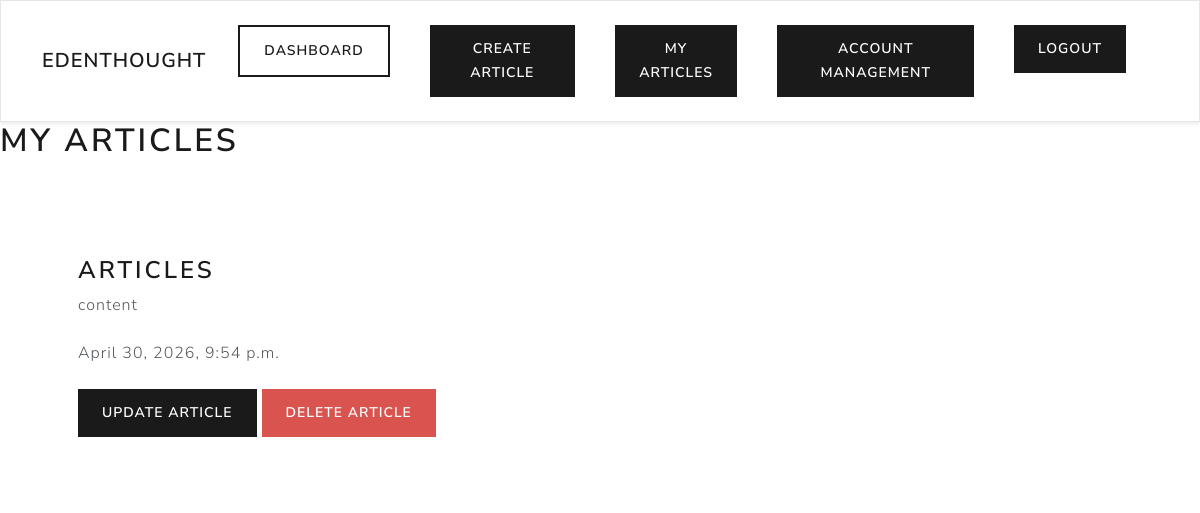
Screenshot of /writer/my-articles/ (signed in) with the database file from the repository.
### writer/models.py (models this page shows, shortened)
class Article(models.Model):
    title = models.CharField(max_length=200)
    content = models.TextField(max_length=10000)
    date_posted = models.DateTimeField(auto_now_add=True)
    is_premium = models.BooleanField(default=False, verbose_name="Premium Article")
    user = models.ForeignKey(CustomUser, max_length=10 ,  on_delete=models.CASCADE, null=True)

### writer/views.py (the view)
# urls.py: path('my-articles/', views.my_articles, name='my-articles'),
@login_required(login_url='my-login')
def my_articles(request):
    current_user = request.user.id
    article = Article.objects.all().filter(user=current_user)
    context = {'AllArticles': article}
    return render(request, 'writer/my-articles.html', context)

### writer/templates/writer/my-articles.html
{% extends 'writer/navbar.html' %}
{% block content %}
    <h1 class="text-3xl font-bold mb-4">My Articles</h1>
    <br>
    {% for article in AllArticles %}
        <div class="container bg-white shadow-md p-5 form-layout">
            <h3>{{ article.title }}</h3>
            {{ article.content }}
            <br> <br>
            {{ article.date_posted }}
            <br> <br>
            <a href="{% url 'update-article' article.id %}" class="btn btn-primary">Update Article</a>
            <a href="{% url 'delete-article' article.id %}" class="btn btn-danger">Delete Article</a>
        </div>
    {% endfor %}
{% endblock %}

### rows the page displays
Article: title "ARTICLES", content "content", date_posted "April 30, 2026, 9:54 p.m."
